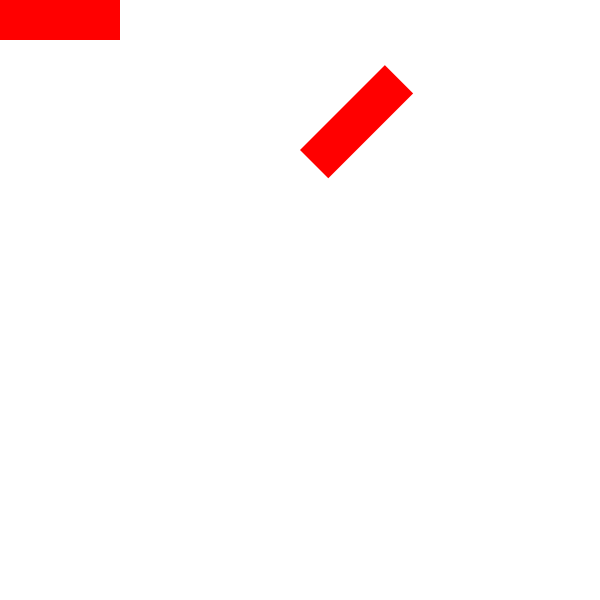
Frame 1 (no input)
Frame 60 (the mouse pressed at the canvas centre just before this capture): identical to frame 1, image omitted
Frame 120 (the mouse held since frame 60 and released just before this capture): identical to frame 1, image omitted

The Processing sketch that drew this single still picture (run headless with seeded random() and noise(); from frame 60 on, the mouse is pressed at the canvas centre):

// Processing sketch: spostaMattoni
// ── spostaMattoni.pde

void setup() {
  size(600, 600);
}

void draw() {
  background(255);

  fill(255, 0, 0);
  noStroke();
  rect(0, 0, 120, 40);

  pushMatrix(); // ricordati dove é il pinto di origine
  translate(300, 150); // muove il punto di origine
  rotate(-PI/4);
  // disegno qualcosa
  rect(0, 0, 120, 40);
  popMatrix(); // riporta il punto di origine dove era
  
}
